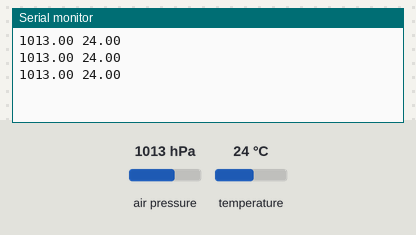
This sketch was run on a simulated Arduino Uno, built with avr-gcc and run on an emulated ATmega328P. Shown: the last lines printed to the serial monitor. The inputs (shaded band) are chosen by the test bench; at power-on: air pressure 1013 hPa, temperature 24 °C.

Above: at 1.3 s.
1.4 s: air pressure set to 952 hPa
At 2.0 s:
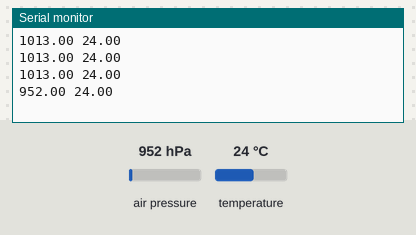
2.9 s: temperature set to 12 °C
At 3.6 s:
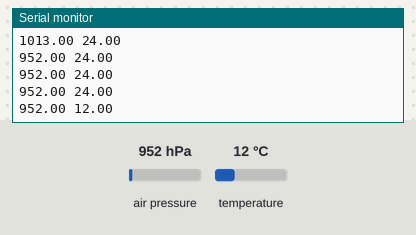
4.4 s: air pressure set to 975 hPa
At 4.4 s:
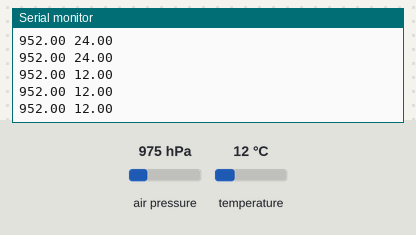
Timing chart, 0 to 7.4 s (numbered marks = the images above; inputs shaded):
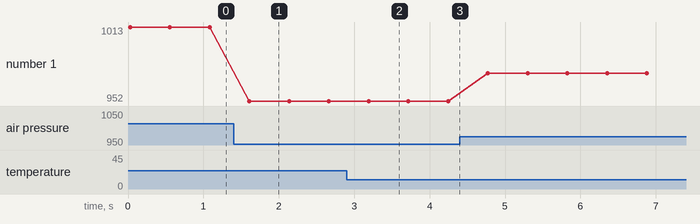

Measured:
- after the input at 1.4 s, the serial monitor: prints a new line after 0.21 s (image 1)
- after the input at 2.9 s, the serial monitor: prints a new line after 0.29 s (image 2)
- plotted number 1: 1013 → 952 after the input at 1.4 s, 952 → 975 after the input at 4.4 s

The sketch:

barometric.ino
```cpp
/*
   Use BMP085 to measure pressure and temperature
   Output format:
   pressure temperature
   Edited by Sean
   Last edited: 2018/08/09
   Changelog:
    2018/05/04: First version
    2018/08/09: Add output temperature
*/
//   Refer to:
// https://github.com/adafruit/Adafruit_BMP085_Unified/blob/master/examples/sensorapi/sensorapi.pde
#include <Wire.h>
// Download Adafruit_Sensor.h here
// https://github.com/adafruit/Adafruit_Sensor
#include <Adafruit_Sensor.h>
// https://github.com/adafruit/Adafruit_BMP085_Unified
/*********************************************************
 * Don't forget to include libraries to your Arduino IDE *
 *********************************************************/
#include <Adafruit_BMP085_U.h>

// Sensor id: 10085
Adafruit_BMP085_Unified bmp = Adafruit_BMP085_Unified(10085);

/**********************
 Connect it up
 VDD <-> 3.3V (Not 5V!)
 GND <-> GND
 SCL <-> A5
 SDA <-> A4
 ***********************/

void setup() {
  Serial.begin(9600);
  if(!bmp.begin())
  {
    /* There was a problem detecting the BMP085 ... check your connections */
    Serial.print("Ooops, no BMP085 detected ... Check your wiring or I2C ADDR!");
    while(1);
  }

}

void loop() {
  sensors_event_t event;
  bmp.getEvent(&event);
  if(event.pressure)
  {
    Serial.print(event.pressure); // Unit: hPa
    Serial.print(" ");
    float temperature;
    bmp.getTemperature(&temperature);
    Serial.println(temperature);
  }
  else
  {
    Serial.println("Sensor error!");
  }
  delay(500);
  /*
   * You can also get the temperature information by calling
   * bmp.getTemperature(float &);
   */
}
```
